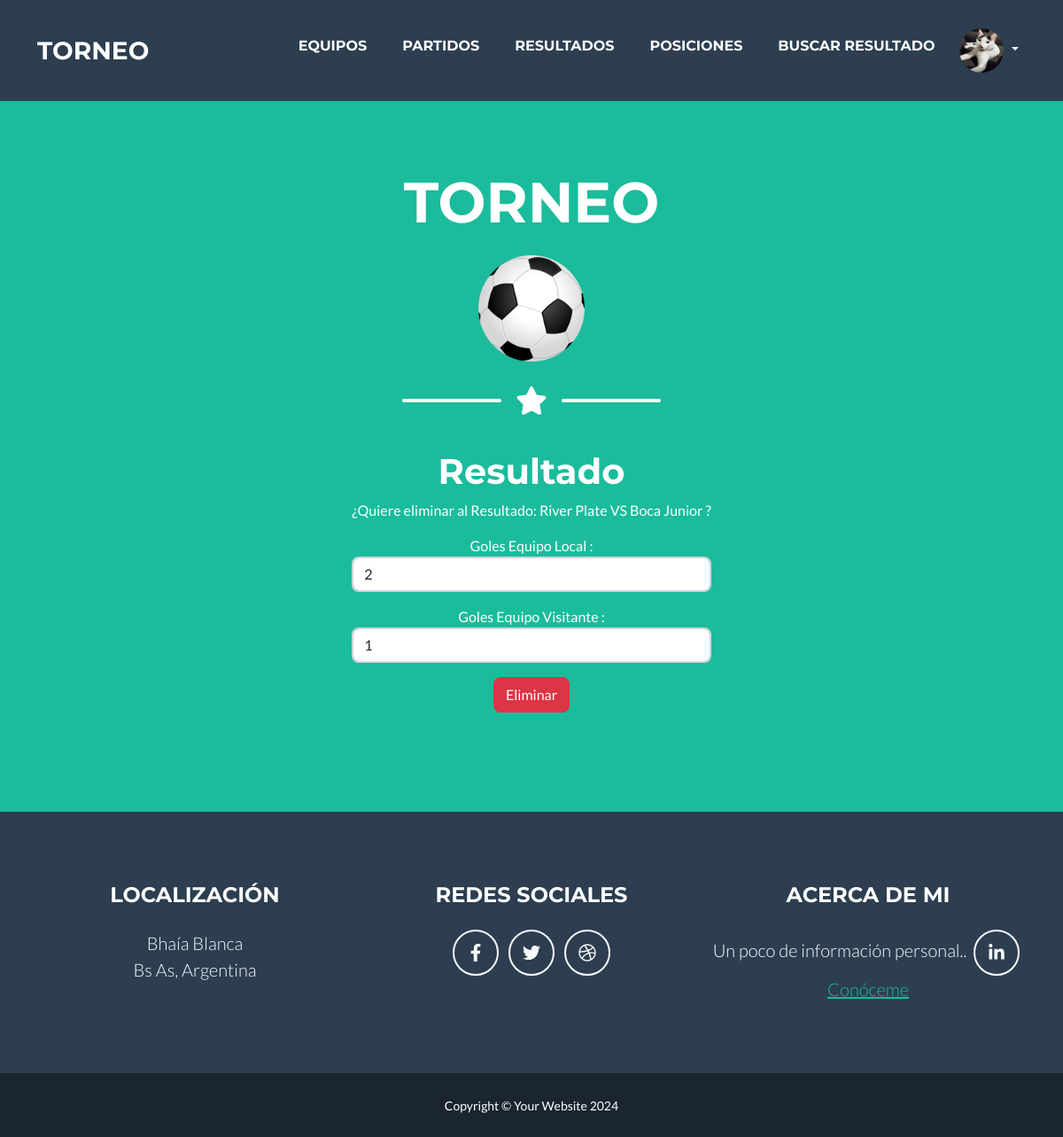
Page /App/eliminar_resultado/1 (signed in) on the committed database.
### App/models.py (models this page shows, shortened)
class Avatar(models.Model):
    user = models.ForeignKey(User, on_delete=models.SET_NULL, null=True)
    imagen = models.ImageField(upload_to="avatares", null=True, blank=True)

class Resultados(models.Model):
    partido = models.ForeignKey(Partidos, on_delete=models.SET_NULL, null=True)
    equipo_local = models.IntegerField()
    equipo_visitante = models.IntegerField()

class Partidos(models.Model):
    equipo_local = models.ForeignKey(Equipos, name="equipo_local", on_delete=models.SET_NULL, null=True, related_name='equipo_local')
    equipo_visitante = models.ForeignKey(Equipos, name="equipo_visitante", on_delete=models.SET_NULL, null=True, related_name='equipo_visitante')
    fecha = models.DateField()
    hora = models.TimeField()

class Equipos(models.Model):
    nombre = models.CharField(max_length=30)
    fechafundacion = models.DateField()

### App/views.py (the view)
# urls.py: path('eliminar_resultado/<int:pk>', eliminar_resultado, name="eliminar_resultado"),
@login_required
def eliminar_resultado(request, pk):
    if request.method == "POST":
        resultado = Resultados.objects.get(pk=pk)
        resultado.delete()
        url_resultado = reverse('resultados')
        return redirect(url_resultado)
    else:
        resultado = Resultados.objects.filter(id__iexact=pk)[0]
        info = {
            "pk" : pk,
            "resultado" : resultado
        }
        return render(request, "Resultados/eliminar_resultado.html", info)

### App/templates/Resultados/eliminar_resultado.html (shortened to what this page needs)
{% extends "home.html" %}
{% block section %}
    <h1>Resultado</h1>
    <form action="/App/eliminar_resultado/{{ pk }}" method="post">
        <p>¿Quiere eliminar al Resultado: {{ resultado.partido.equipo_local.nombre }} VS {{ resultado.partido.equipo_visitante.nombre }} ? </p>
        <p>
            Goles Equipo Local : <input type="number" name="equipo_local" value="{{ resultado.equipo_local }}" class="form-control" readonly>
        </p>
        <p>
            Goles Equipo Visitante : <input type="number" name="equipo_visitante" value="{{ resultado.equipo_visitante }}" class="form-control" readonly>
        </p>
        <input type="submit" value="Eliminar" class="btn btn-danger">
    </form>
{% endblock %}

### App/templates/home.html (shortened to what this page needs)
<!DOCTYPE html>
<html lang="en">
    <head>
        {% load static %}
        <link href="{% static 'css/styles.css' %}" rel="stylesheet" />
    </head>
    <body id="page-top">
        <nav class="navbar navbar-expand-lg bg-secondary text-uppercase fixed-top" id="mainNav">
            <div class="container">
                <a class="navbar-brand" href="{% url 'home' %}">
                    Torneo
                </a>
                <div class="collapse navbar-collapse" id="navbarResponsive">
                    <ul class="navbar-nav ms-auto">
                        <li class="nav-item mx-0 mx-lg-1"><a class="nav-link py-3 px-0 px-lg-3 rounded" href="{% url 'equipos' %}">Equipos</a></li>
                        <li class="nav-item mx-0 mx-lg-1"><a class="nav-link py-3 px-0 px-lg-3 rounded" href="{% url 'partidos' %}">Partidos</a></li>
                        <li class="nav-item mx-0 mx-lg-1"><a class="nav-link py-3 px-0 px-lg-3 rounded" href="{% url 'resultados' %}">Resultados</a></li>
                        <li class="nav-item mx-0 mx-lg-1"><a class="nav-link py-3 px-0 px-lg-3 rounded" href="{% url 'posiciones' %}">Posiciones</a></li>
                        <li class="nav-item mx-0 mx-lg-1"><a class="nav-link py-3 px-0 px-lg-3 rounded" href="{% url 'buscar_resultado' %}">Buscar Resultado</a></li>
                        <li class="nav-item dropdown">
                            <a class="nav-link dropdown-toggle" href="#" role="button" data-bs-toggle="dropdown" aria-expanded="false">
                                {% if user.is_authenticated %}
                                    {% if user.avatar_set.last %}
                                        <img src="{{user.avatar_set.last.imagen.url}}" width="50px" height="50px" alt="" style="border-radius: 25px;">
                                    {% else %}
                                        <img src="{% static 'assets/img/avatar-defecto.jpg' %}" width="50px" height="50px" alt="" style="border-radius: 25px;">
                                    {% endif %}
                                {% else %}
                                    <img src="{% static 'assets/img/avatar-defecto.jpg' %}" width="50px" height="50px" alt="" style="border-radius: 25px;">
                                {% endif %}
                            </a>
                        </li>
                    </ul>
                </div>
            </div>
        </nav>
        <header class="masthead bg-primary text-white text-center">
            <div class="container d-flex align-items-center flex-column">
                <h1 class="masthead-heading text-uppercase mb-2">Torneo</h1>
                <img class="masthead-avatar mt-4" src="{% static 'assets/img/football-157930_1280.png' %}" alt="..."
                    style="width: 120px; height: 120px;"
                />
                <div class="divider-custom divider-light">
                    <div class="divider-custom-line"></div>
                    <div class="divider-custom-icon"><i class="fas fa-star"></i></div>
                    <div class="divider-custom-line"></div>
                </div>
                <p class="masthead-subheading font-weight-light mb-0">
                    {% block section %}
                    {% endblock %}
                </p>
            </div>
        </header>
        <footer class="footer text-center">
            <div class="container">
                <div class="row">
                    <div class="col-lg-4 mb-5 mb-lg-0">
                        <h4 class="text-uppercase mb-4">Localización</h4>
                        <p class="lead mb-0">
                            Bhaía Blanca
                            <br />
                            Bs As, Argentina
                        </p>
                    </div>
                    <div class="col-lg-4 mb-5 mb-lg-0">
                        <h4 class="text-uppercase mb-4">Redes Sociales</h4>
                        <a class="btn btn-outline-light btn-social mx-1" href="#!"><i class="fab fa-fw fa-facebook-f"></i></a>
                        <a class="btn btn-outline-light btn-social mx-1" href="#!"><i class="fab fa-fw fa-twitter"></i></a>
                        <a class="btn btn-outline-light btn-social mx-1" href="#!"><i class="fab fa-fw fa-dribbble"></i></a>
                    </div>
                    <div class="col-lg-4">
                        <h4 class="text-uppercase mb-4">Acerca de Mi</h4>
                        <p class="lead mb-0">
                            Un poco de información personal..
                            <a target="_blank" class="btn btn-outline-light btn-social mx-1" href="https://www.linkedin.com/in/sebasti%C3%A1n-d%C3%ADaz-aa938a105/">
                                <i class="fab fa-fw fa-linkedin-in"></i>
                            </a>
                            <a href="{% url 'aboutme' %}">Conóceme</a>
                        </p>
                    </div>
                </div>
            </div>
        </footer>
        <div class="copyright py-4 text-center text-white">
            <div class="container"><small>Copyright &copy; Your Website 2024</small></div>
        </div>
    </body>
</html>

### rows in the picture
Resultados: partido.equipo_local.nombre "River Plate", partido.equipo_visitante.nombre "Boca Junior", equipo_local "2", equipo_visitante "1"
